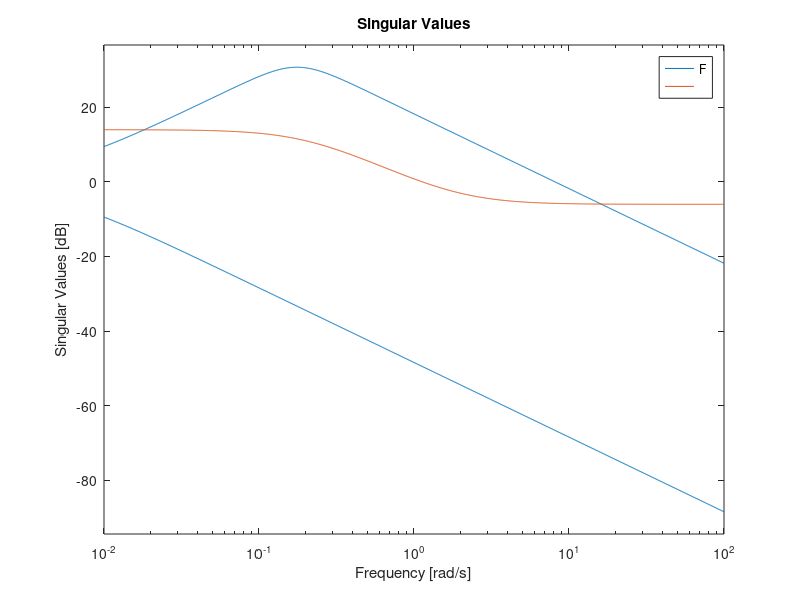
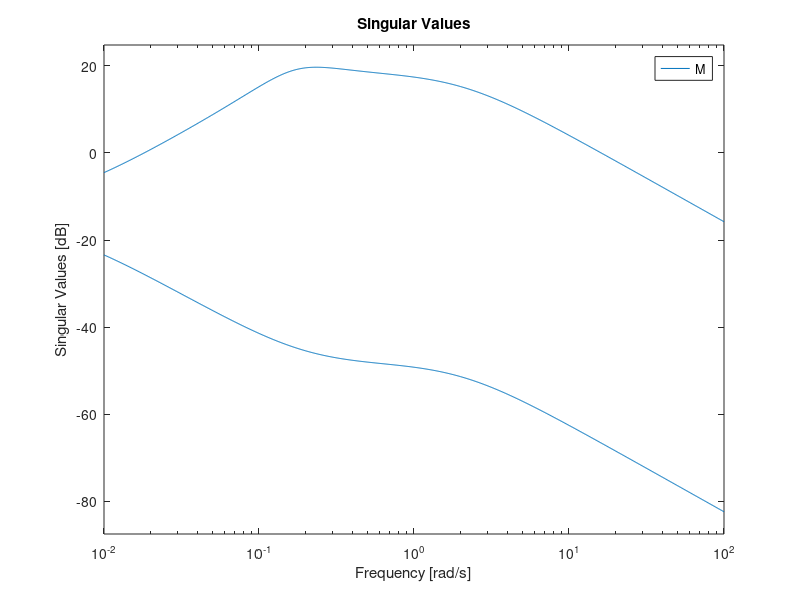

These figures' MATLAB source, in order: (Note: this script raises an error after producing the figures.)
%
%   Comparison of different approaches for rubust stability analysis
%   (including mu-analysis)
%


% Definition of plant model and complementary sensitivity
s=tf('s');

wI=(s+0.2)/(0.5*s+1);

KG=1/s*[-0.0015 0; 0 -0.075]*[-87.8 1.4; -108.2 -1.4];

F=minreal(inv(eye(2,2)+KG)*KG);

M=minreal(wI*F);

% Robust stability using test for complex uncertainty
figure(1)
sigma(F,1/wI), grid;

figure(2)
sigma(M), grid;

% Robust stability using mu
omega=logspace(-3,2,500);
bounds=mussv(frd(M,omega),[1 0; 1 0]);

figure(3)
sigma(bounds), grid
